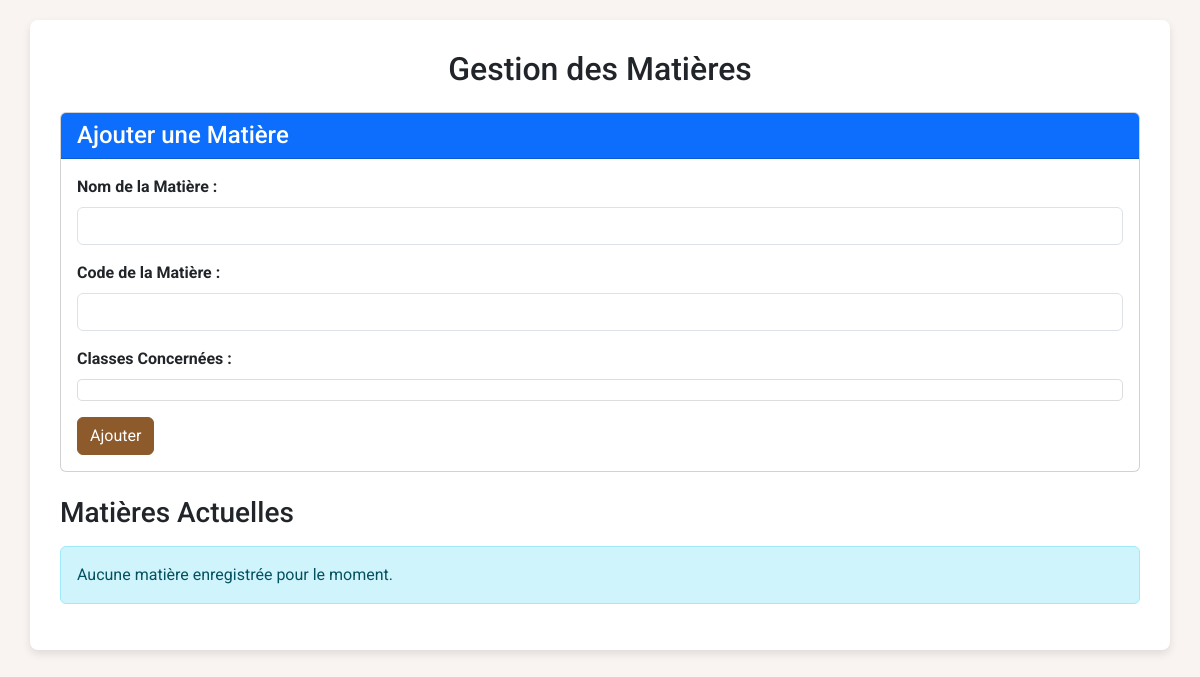
The app's page /admin/gestion_matieres.php, older data.
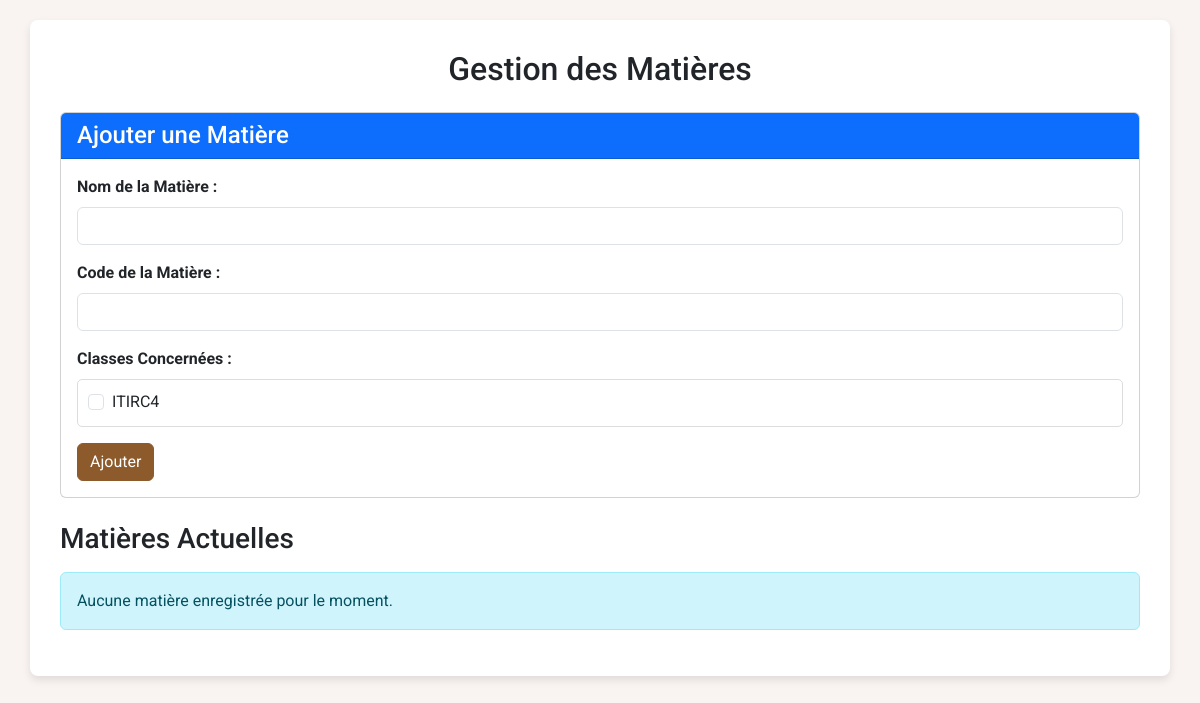
The same page, newer data.
### tables this page shows
CREATE TABLE `classes` (
  `id` int(11) NOT NULL,
  `nom_classe` varchar(100) NOT NULL,
  `niveau` varchar(50) NOT NULL,
  `filiere` varchar(100) NOT NULL,
  `annee_universitaire` varchar(20) DEFAULT NULL
);

### admin/gestion_matieres.php (the view, shortened to what the changed rows need)
<?php
require_once '../includes/config.php';
$lang_code = isset($_SESSION['lang']) ? $_SESSION['lang'] : 'fr';
$edit_matiere = null;
try {
    $stmt_classes = $pdo->query("SELECT id, nom_classe FROM classes ORDER BY nom_classe");
    $all_classes = $stmt_classes->fetchAll(PDO::FETCH_ASSOC);
} catch (PDOException $e) {
    $error_message = $lang['db_error'] ?? 'Une erreur de base de données est survenue lors du chargement des classes.';
    error_log("Gestion Matieres - Load Classes Error: " . $e->getMessage());
}
$matiere_classes = [];
?>
<!DOCTYPE html>
<html lang="<?= htmlspecialchars($lang_code) ?>">
<head>
    <link href="https://cdn.jsdelivr.net/npm/bootstrap@5.3.2/dist/css/bootstrap.min.css" rel="stylesheet">
</head>
<body>
    <div class="container">
        <h2 class="mb-4 text-center"><?= htmlspecialchars($lang['manage_matieres'] ?? 'Gestion des Matières') ?></h2>
        <div class="card mb-4">
            <div class="card-body">
                <form action="gestion_matieres.php" method="POST">
                    <div class="mb-3">
                        <label class="form-label"><?= htmlspecialchars($lang['classes_concerned'] ?? 'Classes Concernées') ?> :</label>
                        <div class="form-check-scrollable" style="max-height: 150px; overflow-y: auto; border: 1px solid #ddd; padding: 10px; border-radius: 5px;">
                            <?php foreach ($all_classes as $class): ?>
                                <div class="form-check">
                                    <input class="form-check-input" type="checkbox" name="classes[]" value="<?= htmlspecialchars($class['id']) ?>" id="class_<?= htmlspecialchars($class['id']) ?>"
                                        <?php if ($edit_matiere && in_array($class['id'], $matiere_classes)) echo 'checked'; ?>>
                                    <label class="form-check-label" for="class_<?= htmlspecialchars($class['id']) ?>">
                                        <?= htmlspecialchars($class['nom_classe']) ?>
                                    </label>
                                </div>
                            <?php endforeach; ?>
                        </div>
                    </div>
                </form>
            </div>
        </div>
    </div>
</body>
</html>

Row changes from the older to the newer data that the page shows:
added classes: nom_classe "ITIRC4"
